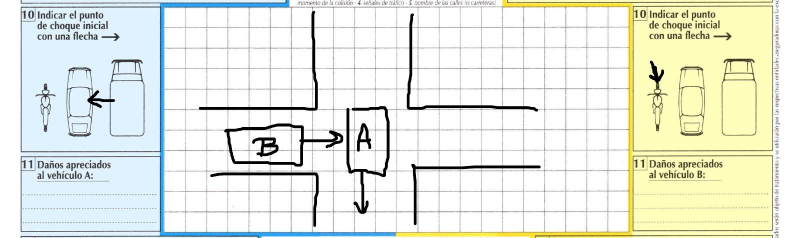
#> input picture data/parte0.jpg, 1578 x 475 px (shown at 1/2 size); its folder holds only this picture in this run
$ jupyter execute --allow-errors capstone_project_Santos.ipynb   (shell and % lines are left out)
#> lines starting #> are read from the running program, lines starting #| are printed output that depends on the picture; after the words box and inside, x2 and y2 are one past the last pixel; in counts of white or black regions, pixels touching at a corner belong together
<a href="https://colab.research.google.com/github/etoro2306/capstone_project/blob/dev/capstone_project_Santos.ipynb" target="_parent"></a>

[cell 1]
try:
  shutil.rmtree("/content/capstone_project")
except: pass

[cell 2]
print('Hello World')

[cell 3]
import pandas as pd
import numpy as np
import matplotlib.pyplot as plt
import matplotlib
import sklearn
import os
import cv2
from google.colab.patches import cv2_imshow
import shutil
from PIL import Image, ImageDraw, ImageFont
from PIL.ImageFont import truetype

[cell 4]
repository_name = "capstone_project"
repository_url = 'https://github.com/etoro2306' + repository_name
username = "etoro2306"
token = "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"

[cell 5]
%cd {repository_name}

[cell 6]
os.chdir('/content/capstone_project/data/')

## Uploading and uniforming the data

**1st. Read the images that are inside the `data` folder and store them on a variable called `images`.**

[cell 7]
images = []
image_files = os.listdir()
for image_file in image_files:
    image = cv2.imread(image_file)
#> image is the input picture: shape (475, 1578, 3); mean B, G, R 223.9, 234.6, 230.6
    images.append(image)

**2nd. Checking the shape of the images (first 5 images as sample).**

#> (a cell that did not finish here is left out)

The images have different shape, so we will standardize all the images in order to have the same shape

[cell 9]
for i, im in enumerate(images):
    # Convert the image to a PIL image object
    im = Image.fromarray(im)

    # Resize the image
    im_resized = im.resize((1578, 475))

    # Convert the resized image back to a NumPy array
    images[i] = np.array(im_resized)
#> this loop made 1 pass
#> after the loop, images = 1 item

Recheck the images shape (first 5 images again).

#> (a cell that did not finish here is left out)

**3rd. Display some images to check that they have benn uploaded correctly.**

[cell 11]
cv2_imshow(images[0])
#> (the rest of this cell did not finish here and is left out)

## Detection of type of vehicles (A and B)

**1st. Crop the images to keep only the parts needed**

[cell 12]
left_cropped_images = []
for image in images:
    height, width = image.shape[:2]
    cropped_image = image[:, 40:320]
    left_cropped_images.append(cropped_image)
#> this loop made 1 pass
#> (height, width) on pass 1: (475, 1578)
#> pass 1, `cropped_image = image[:, 40:320]`:
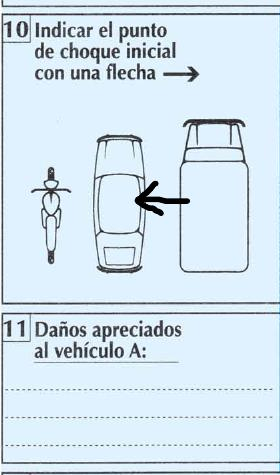
#> cropped_image: shape (475, 280, 3); mean of channels 0, 1, 2 237.1, 226.2, 209.9; drawn as B, G, R
#> after the loop, left_cropped_images = 1 item

#> (a cell that did not finish here is left out)

#> (a cell that did not finish here is left out)

#> (a cell that did not finish here is left out)

**2nd. Do the thresholding process to keep the extra lines drawn on the images.**

[cell 16]
# Set the threshold value
threshold_value = 30

# Create an empty list to store the thresholded images
th_left_cropped_images = []

# Loop through the images in left_cropped_images
for image in left_cropped_images:
  # Convert the image to grayscale
  gray = cv2.cvtColor(image, cv2.COLOR_BGR2GRAY)

  # Apply global thresholding
  _, threshold = cv2.threshold(gray, threshold_value, 255, cv2.THRESH_BINARY)

  # Add the thresholded image to the list
  th_left_cropped_images.append(threshold)
#> this loop made 1 pass
#> pass 1, `_, threshold = cv2.threshold(gray, threshold_value, 255, cv2.THRESH_BI..`:
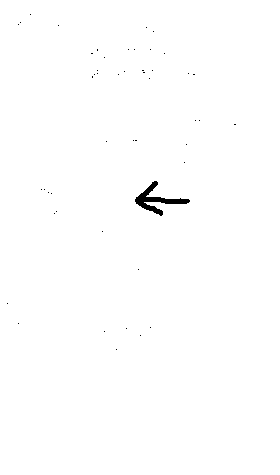
#> threshold: shape (475, 280); 99.6% white; 49 black regions (48 under 20 px), largest, box (x1, y1, x2, y2) and area: (135, 181, 190, 216) 519
#> after the loop, th_left_cropped_images = 1 item

[cell 17]
cv2_imshow(th_left_cropped_images[0])

**3rd. Aggregate the pixels to generate new positions that will help us to identify better the position of each vehicle and the specific part where it was affected**

[cell 18]
os.chdir('/content/capstone_project')

[cell 19]
# Set the font for the text
font = truetype('arial.ttf', 7)

# Set the number of rows and columns for the grid
rows = 24
cols = 12

grid_images = []

for i, image in enumerate(left_cropped_images):
    # Convert the image to a pillow image object
    image = Image.fromarray(image)

    # Create an ImageDraw object
    draw = ImageDraw.Draw(image)

    # Calculate the width and height of each grid square
    square_width = image.width // cols
    square_height = image.height // rows

    # Draw the grid lines

    # Draw the horizontal lines
    for i in range(rows + 1):
        y = i * square_height
        draw.line((0, y, image.width, y), fill=(255, 0, 0))

    # Draw the vertical lines
    for j in range(cols + 1):
        x = j * square_width
        draw.line((x, 0, x, image.height), fill=(255, 0, 0))

    # Add the index text to each grid square
    for i in range(rows):
        for j in range(cols):
            x = j * square_width + 5
            y = i * square_height + 5
            text = f'({i},{j})'
            draw.text((x, y), text, font=font, fill=(0, 0, 0))

    # Save the modified image
    grid_images.append(image)
#> this loop made 1 pass
#> (square_width, square_height) on pass 1: (23, 19)
#> after the loop, grid_images = 1 item

#> (a cell that did not finish here is left out)

**Do the same procedure but with the thresholded images**

[cell 21]
# Set the font for the text
font = truetype('arial.ttf', 7)


th_grid_images = []
coordinates = []

for i, image in enumerate(th_left_cropped_images):
    # Convert the image to a pillow image object
    image = Image.fromarray(image)

    # Create an ImageDraw object
    draw = ImageDraw.Draw(image)

    # Calculate the width and height of each grid square
    square_width = image.width // cols
    square_height = image.height // rows

    # Draw the grid lines
    for i in range(rows + 1):
        y = i * square_height
        draw.line((0, y, image.width, y), fill=(100))

    for j in range(cols + 1):
        x = j * square_width
        draw.line((x, 0, x, image.height), fill=(100))

    # Add the coordinates of each grid square to a list
    coord_list = []
    for i in range(rows):
        for j in range(cols):
            coord_list.append((i, j))
    coordinates.append(coord_list)


    # Add the index text to each grid square
    for i in range(rows):
        for j in range(cols):
            x = j * square_width + 5
            y = i * square_height + 5
            text = f'({i},{j})'
            draw.text((x, y), text, font=font, fill=(0))

    # Save the modified image
    th_grid_images.append(image)
#> after the loop, coordinates = 1 item; th_grid_images = 1 item

This code returns 2 outputs:

- `th_grid_images`: list of images that shows the thresholded images with the grid drawn and the coordinate written on each square.
- `coordinates`: list of lists of coordinates per image, this is just a transitory variable we will use after creating the percentage of black per each image to do the classification.

#> (a cell that did not finish here is left out)

#> (a cell that did not finish here is left out)

 ## Read the written comments below!!!!

- Now we have to define per grid, which corresponds to the type of vehicle and to the part it was affected (label each grid).
- Additionally, we have to find the way to apply this labeled grids on the thresholded images (the grids that have higher percentage of black over the grid should give us the information we need).

[cell 24]
# Set the font for the text
font = truetype('arial.ttf', 7)

perc_th_grid_images = []
percentages = []

for i, image in enumerate(th_left_cropped_images):
    # Convert the image to a pillow image object
    image = Image.fromarray(image)

    # Create an ImageDraw object
    draw = ImageDraw.Draw(image)

    # Calculate the width and height of each grid square
    square_width = image.width // cols
    square_height = image.height // rows

    # Draw the grid lines
    for i in range(rows + 1):
        y = i * square_height
        draw.line((0, y, image.width, y), fill=(100))

    for j in range(cols + 1):
        x = j * square_width
        draw.line((x, 0, x, image.height), fill=(100))

    # Add the black pixel percentage text to each grid square
    black_percentages = []
    for i in range(rows):
        for j in range(cols):
            x = j * square_width + 5
            y = i * square_height + 5

            # Calculate the number of black pixels inside the square
            black_pixels = 0
            for row in range(i * square_height, (i + 1) * square_height):
                for col in range(j * square_width, (j + 1) * square_width):
                    if image.getpixel((col, row)) == 0:
                        black_pixels += 1

            # Calculate the total number of pixels inside the square
            total_pixels = square_width * square_height

            # Calculate the percentage of black pixels
            black_percentage = black_pixels / total_pixels * 100

            # Add the percentage to the black_percentages list
            black_percentages.append(black_percentage)

            # Convert the percentage to a string and add it to the text
            text = f'{black_percentage:.2f}%'

            # Draw the text inside the square
            draw.text((x, y), text, font=font, fill=(0))

    # Add the black_percentages list to the percentages list
    percentages.append(black_percentages)

    # Save the modified image
    perc_th_grid_images.append(image)
#> after the loop, perc_th_grid_images = 1 item; percentages = 1 item

#> (a cell that did not finish here is left out)

#> (a cell that did not finish here is left out)

[cell 27]
# Create an empty dictionary
coordinate_labels = {}


# Iterate over the rows and columns of the grid
for i in range(rows):
    for j in range(cols):
        # Calculate the coordinate
        coordinate = (i, j)

        # Set the label based on the coordinate
        if (i == 8 and j == 1) or (i == 8 and j == 2) or (i == 7 and j == 1) or (i == 7 and j == 2) or (i == 6 and j == 1) or (i == 6 and j == 2):
            label = 'front motorbike'
        elif  (i == 9 and j == 0) or (i == 9 and j == 1) or (i == 10 and j == 0) or (i == 10 and j == 1) or (i == 11 and j == 0) or (i == 11 and j == 1) or (i == 12 and j == 0) or (i == 12 and j == 1):
            label = 'left motorbike'
        elif  (i == 9 and j == 2) or (i == 10 and j == 2) or (i == 11 and j == 2) or (i == 12 and j == 2):
            label = 'right motorbike'
        elif  (i == 13 and j == 1) or (i == 13 and j == 2) or (i == 14 and j == 1) or (i == 14 and j == 2) or (i == 15 and j == 1) or (i == 15 and j == 2):
            label = 'back motorbike'
        elif  (i == 5 and j == 3) or (i ==5 and j == 4) or (i == 5 and j == 5) or (i == 5 and j == 6) or (i == 6 and j == 3) or (i == 6 and j == 4) or (i == 6 and j == 5) or (i == 6 and j == 6) or (i == 7 and j == 3) or (i ==7 and j == 4) or (i == 7 and j == 5) or (i == 7 and j == 6):
            label = 'front car'
        elif  (i == 8 and j == 3) or (i ==8 and j == 4) or (i == 9 and j == 3) or (i == 9 and j == 4) or (i == 10 and j == 3) or (i == 10 and j == 4) or (i == 11 and j == 3) or (i == 11 and j == 4) or (i == 12 and j == 3) or (i ==12 and j == 4):
            label = 'left car'
        elif  (i == 8 and j ==5) or (i ==8 and j == 6) or (i == 9 and j == 5) or (i == 9 and j == 6) or (i == 10 and j == 5) or (i == 10 and j == 6) or (i == 11 and j == 5) or (i == 11 and j == 6) or (i == 12 and j == 5) or (i ==12 and j == 6):
            label = 'right car'
        elif  (i == 13 and j ==3 ) or (i ==13 and j == 4) or (i == 13 and j == 5) or (i == 13 and j == 6) or (i == 10 and j == 5) or (i == 14 and j == 3) or (i == 14 and j == 4) or (i == 14 and j == 5) or (i == 14 and j == 6) or (i ==15 and j == 3) or (i ==15 and j == 4) or (i ==15 and j == 5) or (i ==15 and j == 6):
            label = 'back car'
        elif  (i == 4 and j == 7 ) or (i == 4 and j == 8) or (i == 4 and j == 9) or (i == 4 and j == 10) or (i == 4 and j == 11) or (i == 5 and j == 7) or (i == 5 and j == 8) or (i == 5 and j == 9) or (i == 5 and j == 10) or (i ==5 and j == 11) or (i == 6 and j == 7) or (i == 6 and j == 8) or (i ==6 and j == 9) or (i ==6 and j == 10) or (i ==6 and j == 11) or (i == 7 and j == 7 ) or (i == 7 and j == 8) or (i == 7 and j == 9) or (i == 7 and j == 10) or (i == 7 and j == 11):
            label = 'front truck'
        elif  (i == 8 and j == 7 ) or (i == 9 and j == 7) or (i == 10 and j == 7) or (i == 11 and j == 7) or (i == 12 and j == 7) or (i == 13 and j == 7):
            label = 'left truck'
        elif  (i == 8 and j == 10 ) or (i == 9 and j == 10) or (i == 10 and j == 10) or (i == 11 and j == 10) or (i == 12 and j == 10) or (i == 13 and j == 10) or (i == 8 and j == 11 ) or (i == 9 and j == 11) or (i == 10 and j == 11) or (i == 11 and j == 11) or (i == 12 and j == 11) or (i == 13 and j == 11):
            label = 'right truck'
        elif  (i == 14 and j == 7 ) or (i == 14 and j == 8) or (i == 14 and j == 9) or (i == 14 and j == 10) or (i == 14 and j == 11) or (i == 15 and j == 7) or (i == 15 and j == 8) or (i == 15 and j == 9) or (i == 15 and j == 10) or (i == 15 and j == 11):
            label = 'front truck'
        else:
            label = 'Other'

        # Add the coordinate and label to the dictionary
        coordinate_labels[coordinate] = label

[cell 28]
linked_data = {}

for i in range(len(th_left_cropped_images)):
    data_dict = {}
    for j in range(len(coordinates[0])):
        data_dict[coordinates[i][j]] = percentages[i][j]
    linked_data[i] = data_dict
#> after the loop, linked_data = 1 item

[cell 29]
linked_data

[cell 30]
classifier = {}
for img in linked_data.keys():
  image = linked_data[img]
  max_tuple = max(image, key=image.get)
  location = coordinate_labels[max_tuple]
  classifier[img] = location
#> this loop made 1 pass
#> (max_tuple, location) on pass 1: ((10, 6), 'right car')
#> after the loop, classifier = {0: 'right car'}

[cell 31]
classifier
#> Out = {0: 'right car'}

$ run again, on data/parte101.jpg
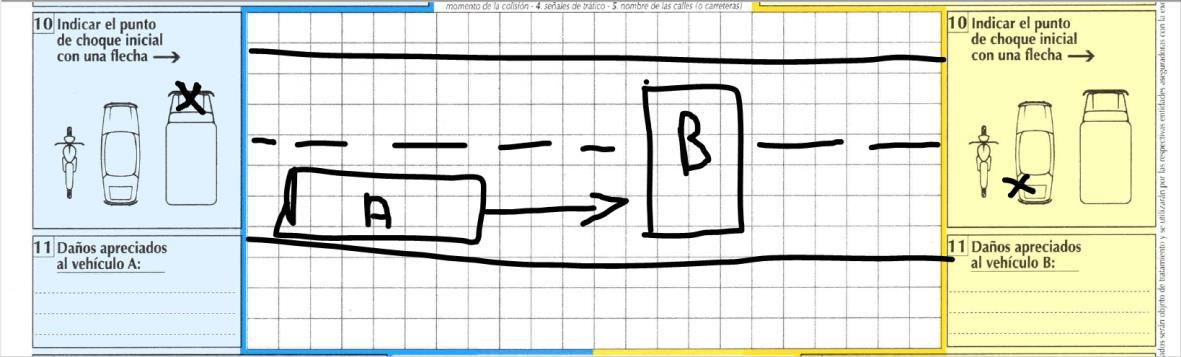
#> input picture data/parte101.jpg, 1181 x 357 px
#> image is the input picture: shape (357, 1181, 3); mean B, G, R 218.4, 228.8, 225
#> the loop `for i, im in enumerate(images):` made 1 pass
#> after the loop `for i, im in enumerate(images):`: images = 1 item
#> the loop `for image in images:` made 1 pass
#> (height, width) on pass 1: (475, 1578)
#> pass 1, `cropped_image = image[:, 40:320]`:
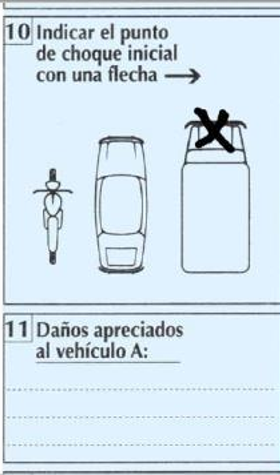
#> cropped_image: shape (475, 280, 3); mean of channels 0, 1, 2 236.7, 226, 210; drawn as B, G, R
#> the loop `for image in left_cropped_images:` made 1 pass
#> pass 1, `_, threshold = cv2.threshold(gray, threshold_value, 255, cv2.THRESH_BI..`:
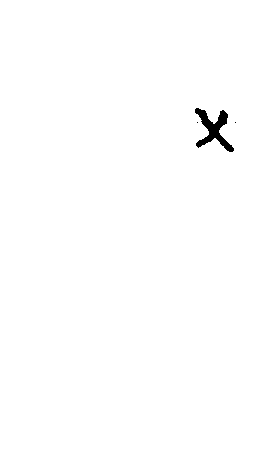
#> threshold: shape (475, 280); 99.5% white; 3 black regions (2 under 20 px), largest, box (x1, y1, x2, y2) and area: (195, 108, 234, 152) 655
#> the loop `for i, image in enumerate(left_cropped_images):` made 1 pass
#> (square_width, square_height) on pass 1: (23, 19)
#> the loop `for i, image in enumerate(th_left_cropped_images):` made 1 pass
#> the loop `for i in range(len(th_left_cropped_images)):` made 1 pass
#> the loop `for img in linked_data.keys():` made 1 pass
#> (max_tuple, location) on pass 1: ((6, 9), 'front truck')
#> after the loop `for img in linked_data.keys():`: classifier = {0: 'front truck'}

$ run again, on data/parte103.jpg
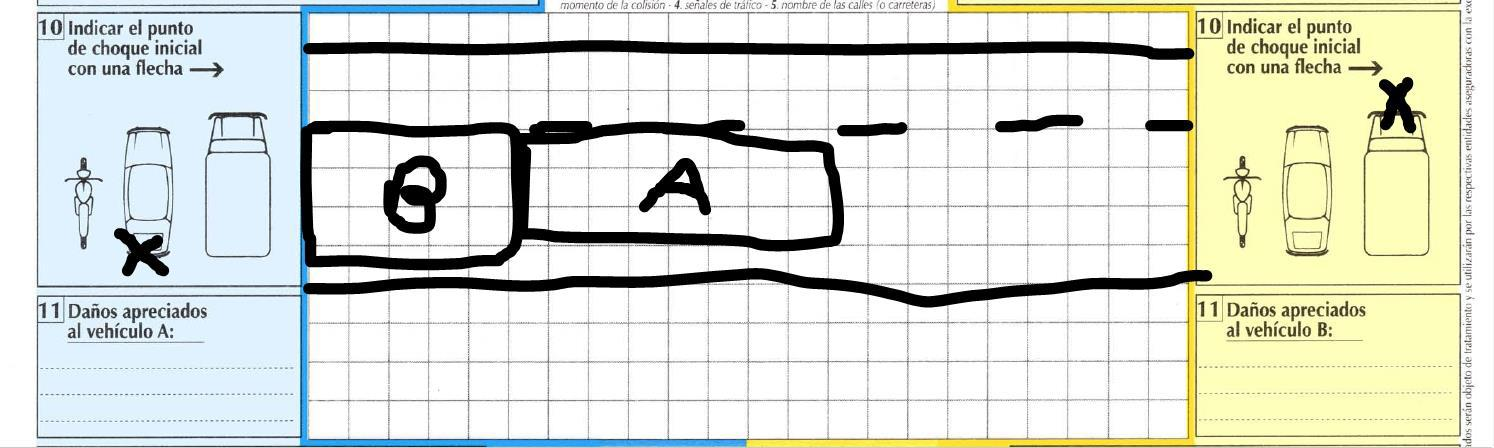
#> input picture data/parte103.jpg, 1494 x 448 px
#> image is the input picture: shape (448, 1494, 3); mean B, G, R 213.1, 223.5, 219.8
#> the loop `for i, im in enumerate(images):` made 1 pass
#> after the loop `for i, im in enumerate(images):`: images = 1 item
#> the loop `for image in images:` made 1 pass
#> (height, width) on pass 1: (475, 1578)
#> pass 1, `cropped_image = image[:, 40:320]`:
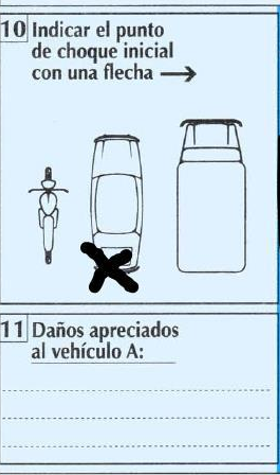
#> cropped_image: shape (475, 280, 3); mean of channels 0, 1, 2 235.2, 224.4, 207.6; drawn as B, G, R
#> the loop `for image in left_cropped_images:` made 1 pass
#> pass 1, `_, threshold = cv2.threshold(gray, threshold_value, 255, cv2.THRESH_BI..`:
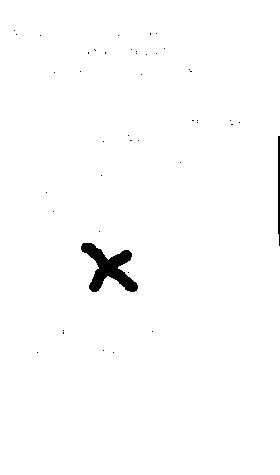
#> threshold: shape (475, 280); 98.8% white; 44 black regions (42 under 20 px), largest, box (x1, y1, x2, y2) and area: (81, 243, 138, 292) 1271, (278, 136, 280, 246) 208
#> the loop `for i, image in enumerate(left_cropped_images):` made 1 pass
#> (square_width, square_height) on pass 1: (23, 19)
#> the loop `for i, image in enumerate(th_left_cropped_images):` made 1 pass
#> the loop `for i in range(len(th_left_cropped_images)):` made 1 pass
#> the loop `for img in linked_data.keys():` made 1 pass
#> (max_tuple, location) on pass 1: ((14, 4), 'back car')
#> after the loop `for img in linked_data.keys():`: classifier = {0: 'back car'}
